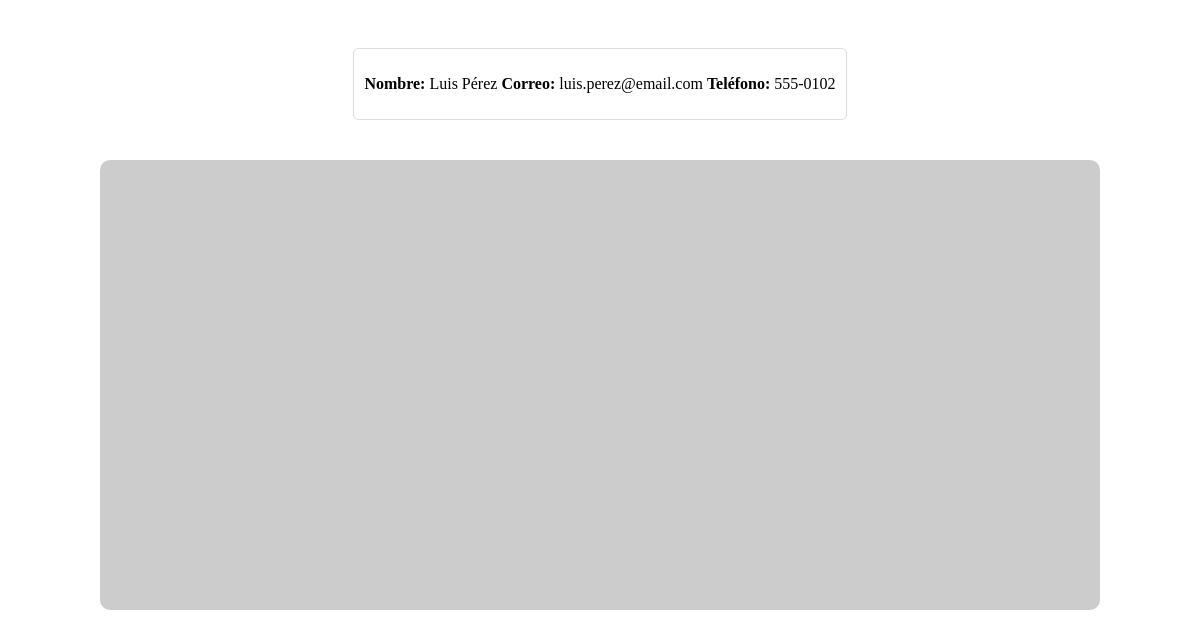
/dashboard/2, run on the app's committed database.
### tables this page shows
CREATE TABLE users( 
    id INTEGER PRIMARY KEY AUTOINCREMENT,
    first_name TEXT NOT NULL,
    last_name TEXT NOT NULL,
    email TEXT NOT NULL UNIQUE,
    phone TEXT NOT NULL UNIQUE
);

### Oscar_flaskapp/app.py (the view)
@app.route("/dashboard/<int:user_id>")
def dashboard(user_id):
    conn = sqlite3.connect('flaskapp.db')
    conn.row_factory = sqlite3.Row
    cursor = conn.cursor()
    cursor.execute("SELECT * FROM users WHERE id = ?", (user_id,))
    user = cursor.fetchone()
    conn.close()
    return render_template('dashboard.html', user=user)

### Oscar_flaskapp/templates/dashboard.html (shortened to what this page needs)
<!DOCTYPE html>
<html lang="es">
<head>
    <link rel="stylesheet" href="{{ url_for('static', filename='dashboard.css') }}">
</head>
<body>
    <div class="dashboard-container">
        <div class="user-details">
            <p><strong>Nombre:</strong> {{ user['first_name'] }} {{ user['last_name'] }} <strong>Correo:</strong> {{ user['email'] }} <strong>Teléfono:</strong> {{ user['phone'] }}</p>
        </div>
        <div class="random-image">
            <img src="https://picsum.photos/1000/450" alt="Imagen Aleatoria">
        </div>
    </div>
</body>
</html>

### Oscar_flaskapp/static/dashboard.css (style rules this page uses)
.dashboard-container { padding: 20px; text-align: center; }
.user-details { margin: 20px 0; padding: 10px; border: 1px solid #ddd; border-radius: 5px; display: inline-block; }
.random-image img { margin-top: 20px; border-radius: 10px; }

### data on the page
users: first_name "Luis", last_name "Pérez", email "luis.perez@email.com", phone "555-0102"
